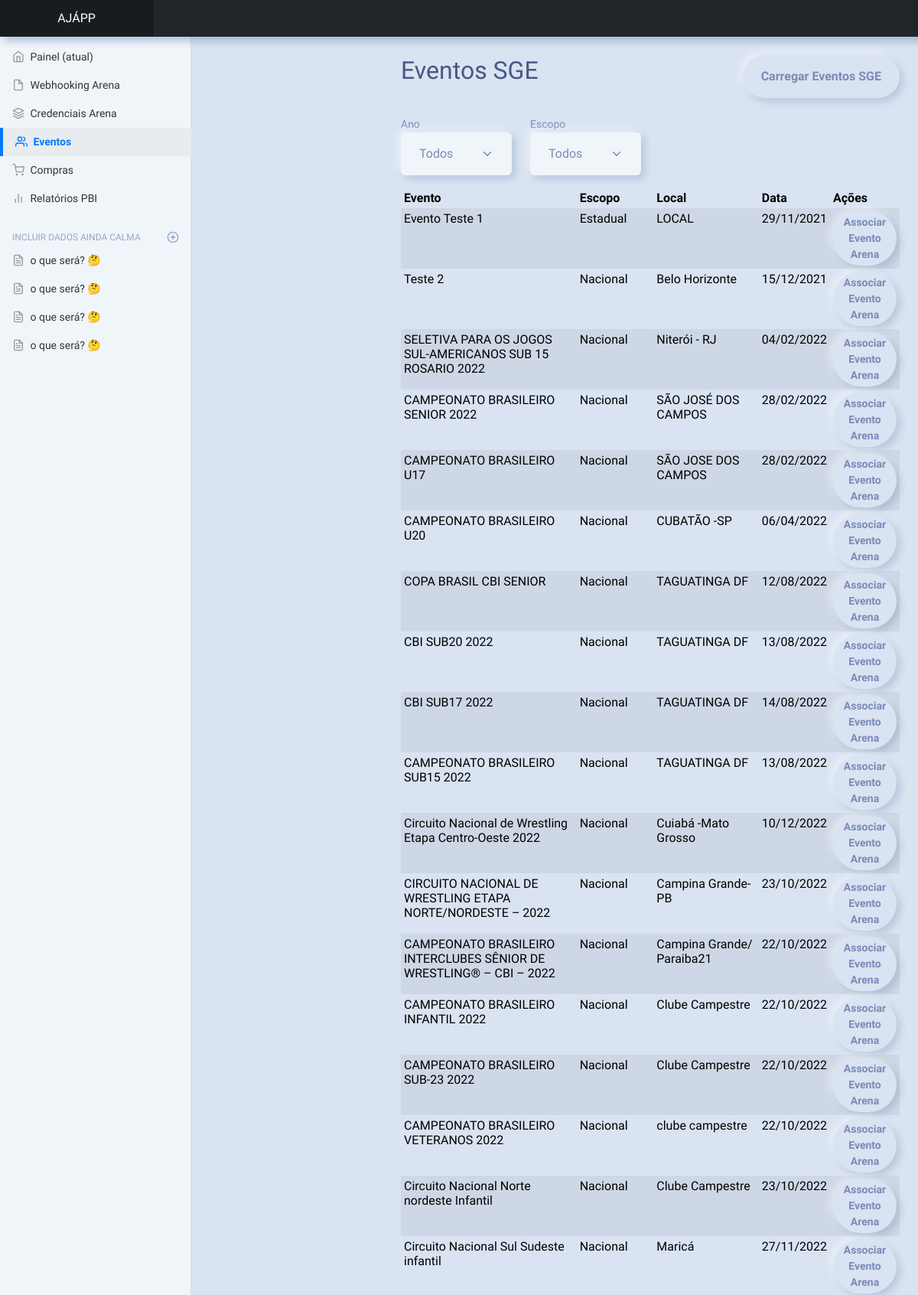
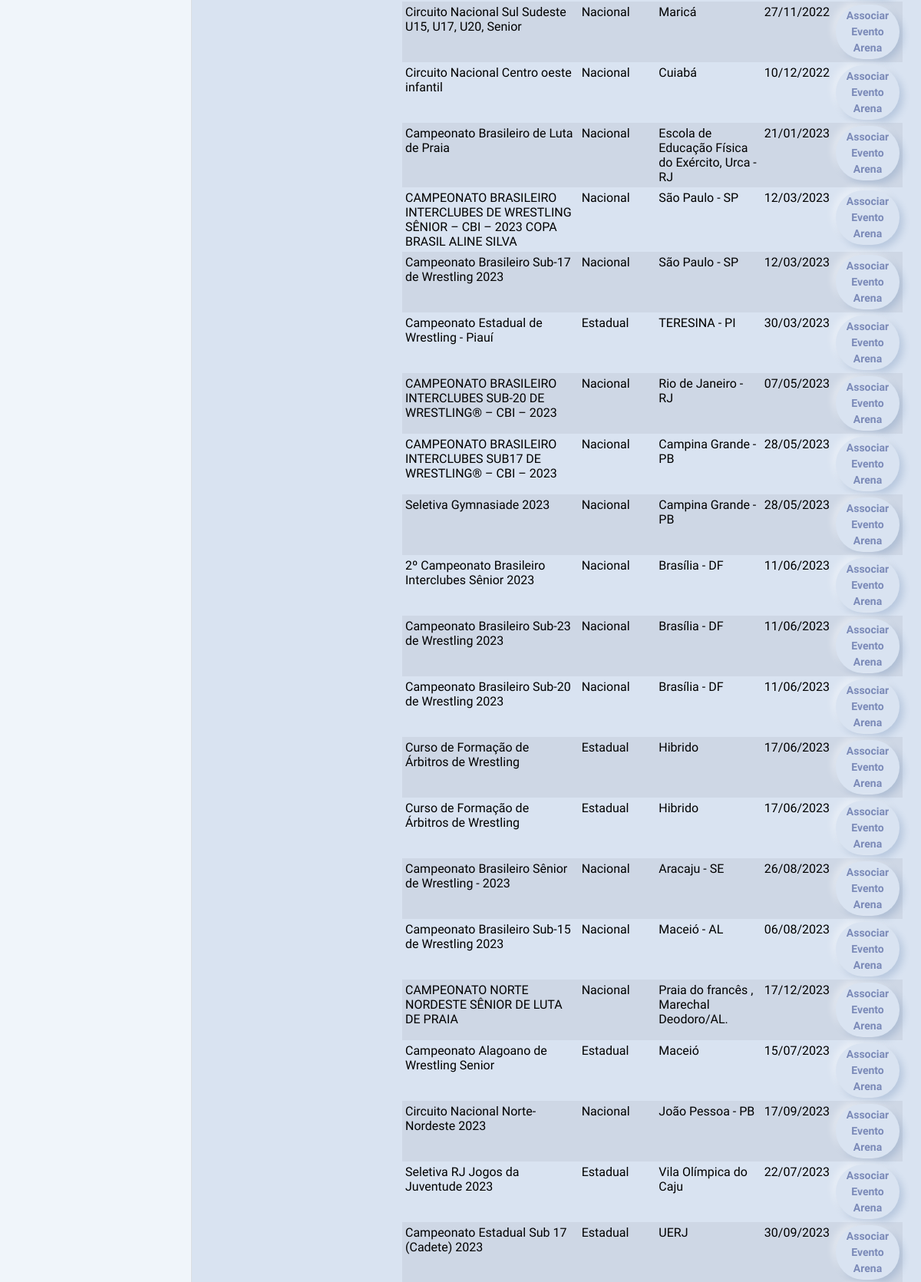
The app's page /eventos-sge/ (upper part) with its own data (2 pictures, top to bottom).
### polls/models.py (models this page shows)
class EventosSge(models.Model):
    id = models.AutoField(primary_key=True)
    id_sge = models.IntegerField(unique=True)  # ID externo do SGE
    local = models.CharField(max_length=50, null=True, blank=True)
    data_inicio = models.DateTimeField(null=True, blank=True)
    data_fim = models.DateTimeField(null=True, blank=True)
    id_tipo = models.IntegerField()
    descricao = models.CharField(max_length=150, null=True, blank=True)
    escopo = models.CharField(max_length=50, null=True, blank=True)
    audienceName = models.CharField(max_length=50, null=True, blank=True)
    ano = models.IntegerField(null=True, blank=True)

### polls/views.py (the view)
# urls.py: path('eventos-sge/', views.eventos_sge_list, name='eventos_sge_list'),
def eventos_sge_list(request):
    eventos = EventosSge.objects.all()
    ano_filtro = request.GET.get('ano')
    escopo_filtro = request.GET.get('escopo')
    if ano_filtro:
        eventos = eventos.filter(ano=ano_filtro)
    if escopo_filtro:
        eventos = eventos.filter(escopo=escopo_filtro)
    escopos = (
        EventosSge.objects.values_list('escopo', flat=True).distinct().order_by('escopo')
    )
    anos = (
        EventosSge.objects.values_list('ano', flat=True).distinct().order_by('-ano')
    )
    return render(request, 'eventos/sge_list.html', {
        'eventos': eventos,
        'anos': anos,
        'escopos': escopos
    })

### template/eventos/sge_list.html (shortened to what this page needs)
{% extends "base.html" %}
{% load static %}
{% block content %}
<div class="d-flex justify-content-between flex-wrap flex-md-nowrap align-items-center pt-3 pb-2 mb-3 border-bottom">
  <h1 class="h2">Eventos SGE</h1>
  <a href="{% url 'polls:sync_eventos_sge' %}" class="btn btn-secondary mt-2">Carregar Eventos SGE</a>
</div>
<div class="row mb-3">
  <div class="col-md-3">
    <label for="ano">Ano</label>
    <select id="ano" class="form-select">
      <option value="">Todos</option>
    </select>
  </div>
  <div class="col-md-3">
    <label for="escopo">Escopo</label>
    <select id="escopo" class="form-select">
      <option value="">Todos</option>
    </select>
  </div>
</div>
<table class="table table-striped table-sm" id="eventos-tabela">
  <thead>
    <tr>
      <th>Evento</th>
      <th>Escopo</th>
      <th>Local</th>
      <th>Data</th>
      <th>Ações</th>
    </tr>
  </thead>
  <tbody>
    {% for evento in eventos %}
    <tr data-ano="{{ evento.ano }}" data-escopo="{{ evento.escopo }}">
      <td>{{ evento.descricao }}</td>
      <td>{{ evento.escopo }}</td>
      <td>{{ evento.local }}</td>
      <td>{{ evento.data_fim|date:"d/m/Y" }}</td>
      <td>
        <a href="{% url 'polls:credentials_edit' evento.pk %}" class="btn btn-sm btn-warning">Associar Evento Arena</a>
      </td>
    </tr>
    {% empty %}
    <tr>
      <td colspan="5" class="text-center">Nenhum evento encontrado</td>
    </tr>
    {% endfor %}
  </tbody>
</table>
{% endblock %}

### site1/static/css/dashboard.css (style rules this page uses)
body { font-size: .875rem; }

### records on screen
EventosSge: descricao "Evento Teste 1", escopo "Estadual", local "LOCAL", data_fim "29/11/2021"
EventosSge: descricao "Teste 2", escopo "Nacional", local "Belo Horizonte", data_fim "15/12/2021"
EventosSge: descricao "SELETIVA PARA OS JOGOS SUL-AMERICANOS SUB 15 ROSARIO 2022", escopo "Nacional", local "Niterói - RJ", data_fim "04/02/2022"
EventosSge: descricao "CAMPEONATO BRASILEIRO SENIOR 2022", escopo "Nacional", local "SÃO JOSÉ DOS CAMPOS", data_fim "28/02/2022"
EventosSge: descricao "CAMPEONATO BRASILEIRO U17", escopo "Nacional", local "SÃO JOSE DOS CAMPOS", data_fim "28/02/2022"
EventosSge: descricao "CAMPEONATO BRASILEIRO U20", escopo "Nacional", local "CUBATÃO -SP", data_fim "06/04/2022"
EventosSge: descricao "COPA BRASIL CBI SENIOR", escopo "Nacional", local "TAGUATINGA DF", data_fim "12/08/2022"
EventosSge: descricao "CBI SUB20 2022", escopo "Nacional", local "TAGUATINGA DF", data_fim "13/08/2022"
EventosSge: descricao "CBI SUB17 2022", escopo "Nacional", local "TAGUATINGA DF", data_fim "14/08/2022"
EventosSge: descricao "CAMPEONATO BRASILEIRO SUB15 2022", escopo "Nacional", local "TAGUATINGA DF", data_fim "13/08/2022"
EventosSge: descricao "Circuito Nacional de Wrestling Etapa Centro-Oeste 2022", escopo "Nacional", local "Cuiabá -Mato Grosso", data_fim "10/12/2022"
EventosSge: descricao "CIRCUITO NACIONAL DE WRESTLING ETAPA NORTE/NORDESTE – 2022", escopo "Nacional", local "Campina Grande-PB", data_fim "23/10/2022"
EventosSge: descricao "CAMPEONATO BRASILEIRO INTERCLUBES SÊNIOR DE WRESTLING® – CBI – 2022", escopo "Nacional", local "Campina Grande/ Paraiba21", data_fim "22/10/2022"
EventosSge: descricao "CAMPEONATO BRASILEIRO INFANTIL 2022", escopo "Nacional", local "Clube Campestre", data_fim "22/10/2022"
EventosSge: descricao "CAMPEONATO BRASILEIRO SUB-23 2022", escopo "Nacional", local "Clube Campestre", data_fim "22/10/2022"
EventosSge: descricao "CAMPEONATO BRASILEIRO VETERANOS 2022", escopo "Nacional", local "clube campestre", data_fim "22/10/2022"
EventosSge: descricao "Circuito Nacional Norte nordeste Infantil", escopo "Nacional", local "Clube Campestre", data_fim "23/10/2022"
EventosSge: descricao "Circuito Nacional Sul Sudeste infantil", escopo "Nacional", local "Maricá", data_fim "27/11/2022"
EventosSge: descricao "Circuito Nacional Sul Sudeste U15, U17, U20, Senior", escopo "Nacional", local "Maricá", data_fim "27/11/2022"
EventosSge: descricao "Circuito Nacional Centro oeste infantil", escopo "Nacional", local "Cuiabá", data_fim "10/12/2022"
EventosSge: descricao "Campeonato Brasileiro de Luta de Praia", escopo "Nacional", local "Escola de Educação Física do Exército, Urca - RJ", data_fim "21/01/2023"
EventosSge: descricao "CAMPEONATO BRASILEIRO INTERCLUBES DE WRESTLING SÊNIOR – CBI – 2023 COPA BRASIL ALINE SILVA", escopo "Nacional", local "São Paulo - SP", data_fim "12/03/2023"
EventosSge: descricao "Campeonato Brasileiro Sub-17 de Wrestling 2023", escopo "Nacional", local "São Paulo - SP", data_fim "12/03/2023"
EventosSge: descricao "Campeonato Estadual de Wrestling - Piauí", escopo "Estadual", local "TERESINA - PI", data_fim "30/03/2023"
EventosSge: descricao "CAMPEONATO BRASILEIRO INTERCLUBES SUB-20 DE WRESTLING® – CBI – 2023", escopo "Nacional", local "Rio de Janeiro - RJ", data_fim "07/05/2023"
EventosSge: descricao "CAMPEONATO BRASILEIRO INTERCLUBES SUB17 DE WRESTLING® – CBI – 2023", escopo "Nacional", local "Campina Grande - PB", data_fim "28/05/2023"
EventosSge: descricao "Seletiva Gymnasiade 2023", escopo "Nacional", local "Campina Grande - PB", data_fim "28/05/2023"
EventosSge: descricao "2º Campeonato Brasileiro Interclubes Sênior 2023", escopo "Nacional", local "Brasília - DF", data_fim "11/06/2023"
EventosSge: descricao "Campeonato Brasileiro Sub-23 de Wrestling 2023", escopo "Nacional", local "Brasília - DF", data_fim "11/06/2023"
EventosSge: descricao "Campeonato Brasileiro Sub-20 de Wrestling 2023", escopo "Nacional", local "Brasília - DF", data_fim "11/06/2023"
EventosSge: descricao "Curso de Formação de Árbitros de Wrestling", escopo "Estadual", local "Hibrido", data_fim "17/06/2023"
EventosSge: descricao "Curso de Formação de Árbitros de Wrestling", escopo "Estadual", local "Hibrido", data_fim "17/06/2023"
EventosSge: descricao "Campeonato Brasileiro Sênior de Wrestling - 2023", escopo "Nacional", local "Aracaju - SE", data_fim "26/08/2023"
EventosSge: descricao "Campeonato Brasileiro Sub-15 de Wrestling 2023", escopo "Nacional", local "Maceió - AL", data_fim "06/08/2023"
EventosSge: descricao "CAMPEONATO NORTE NORDESTE SÊNIOR DE LUTA DE PRAIA", escopo "Nacional", local "Praia do francês , Marechal Deodoro/AL.", data_fim "17/12/2023"
EventosSge: descricao "Campeonato Alagoano de Wrestling Senior", escopo "Estadual", local "Maceió", data_fim "15/07/2023"
EventosSge: descricao "Circuito Nacional Norte-Nordeste 2023", escopo "Nacional", local "João Pessoa - PB", data_fim "17/09/2023"
EventosSge: descricao "Seletiva RJ Jogos da Juventude 2023", escopo "Estadual", local "Vila Olímpica do Caju", data_fim "22/07/2023"
EventosSge: descricao "Campeonato Estadual Sub 17 (Cadete) 2023", escopo "Estadual", local "UERJ", data_fim "30/09/2023"
